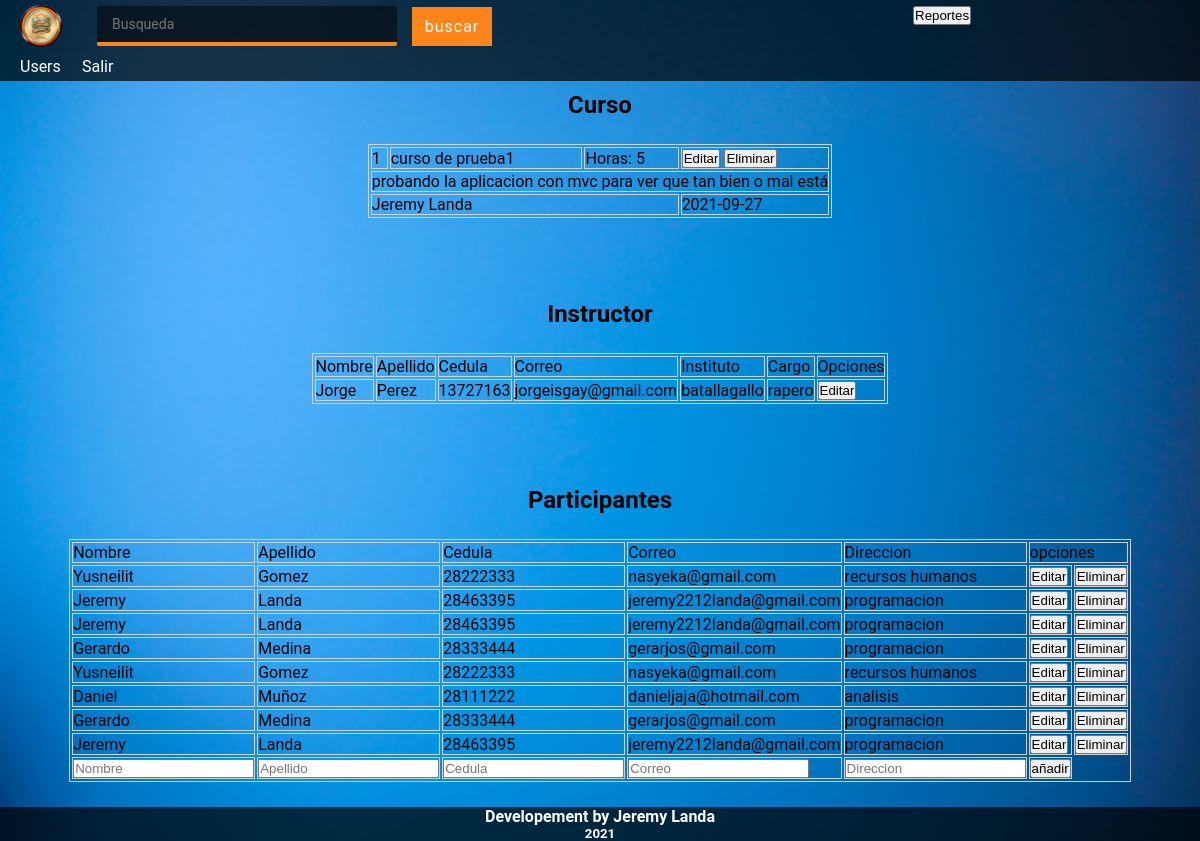
Page /?r=cursos (signed in) on the committed database.
### tables this page shows
CREATE TABLE cursos(
  curso_id INT(9) PRIMARY KEY AUTO_INCREMENT,
  curso_name VARCHAR(80) NOT NULL,
  curso_description TEXT,
  curso_contralor VARCHAR(30),
  curso_fecha DATE NOT NULL,
  curso_horas INT (3),
  FULLTEXT KEY search(curso_name, curso_contralor)
);

CREATE TABLE instructores(
  cedula int(9) PRIMARY KEY,
  nombre VARCHAR(30) NOT NULL,
  apellido VARCHAR(30),
  correo VARCHAR(30),
  instituto VARCHAR(30),
  cargo VARCHAR(30),
  FULLTEXT KEY searchi(nombre, apellido, correo, instituto)
);

CREATE TABLE curso_participante(
  cp_id INT(9) PRIMARY KEY AUTO_INCREMENT,
  cp_curso INT(9),
  cp_participante INT(9),
  FOREIGN KEY (cp_curso) REFERENCES cursos(curso_id)
    ON DELETE RESTRICT ON UPDATE CASCADE,
  FOREIGN KEY (cp_participante) REFERENCES participantes(cedula)
    ON DELETE RESTRICT ON UPDATE CASCADE
);

CREATE TABLE participantes(
  cedula INT(9) PRIMARY KEY,
  nombre VARCHAR(30) NOT NULL,
  apellido VARCHAR(30),
  correo VARCHAR(30),
  direccion VARCHAR(50),
  FULLTEXT KEY searchparticipantes(nombre, apellido, correo, direccion)
);

### controllers/ViewController.php (called while the page is built)
<?php
class ViewController {
	private static $view_path = './views/';
	public function load_view($view) {
		require_once( self::$view_path . 'header.php' );
		require_once( self::$view_path . $view . '.php' );
		require_once( self::$view_path . 'footer.php' );
	}
}

### index.php (called while the page is built, shortened)
<?php
require_once('./controllers/Autoload.php');
$route = isset($_GET['r']) ? $_GET['r'] : 'home';
$mexflix = new Router($route);

### controllers/Autoload.php (called while the page is built, shortened)
<?php
class Autoload
{
	public function __construct()
	{
		spl_autoload_register(function ($class_name){
			$models_path = './models/' . $class_name . '.php';
			$controllers_path = './controllers/' . $class_name . '.php';
		});
	}
}

### models/Model.php (called while the page is built, shortened)
<?php
abstract class Model {
	private static $db_host = 'localhost';
	private static $db_user = 'root';
	private static $db_pass = '';
	private static $db_name = 'contraloria';
	private static $db_charset = 'utf8';
	private $conn;
	protected $query;
	protected $rows = array();
	public function db_open() {
		$this->conn = new mysqli(
			self::$db_host,
			self::$db_user,
			self::$db_pass,
			self::$db_name
		);
		$this->conn->set_charset(self::$db_charset);
	}
	protected function get_query() {
		$result = $this->conn->query($this->query);
		while( $this->rows[] = $result->fetch_assoc() );
		return array_pop($this->rows);
	}
}

### models/CursosModel.php (called while the page is built, shortened)
<?php
class CursosModel extends Model {
	public function read( $cursos_id = '' ) {
		$this->query = ($cursos_id != '')
    ?"SELECT * FROM cursos WHERE curso_id = $cursos_id
		ORDER BY curso_fecha"
    :"SELECT * FROM cursos
		 ORDER BY curso_fecha DESC";
		$this->get_query();
		$data = array();
		foreach ($this->rows as $key => $value) {
			array_push($data, $value);
		}
		return $data;
	}
}
?>

### models/CI_Model.php (called while the page is built, shortened)
<?php
class CI_Model extends Model {
	public function read( $ci_id = '' ) {
		$this->query = ($ci_id != '')
    ?"SELECT c.curso_id, c.curso_name, c.curso_fecha, i.nombre, i.apellido, i.cedula, i.correo, i.instituto, i.cargo, ci.ci_id
		FROM cursos AS c
		INNER JOIN curso_instructor AS ci ON c.curso_id = ci.ci_curso
		INNER JOIN instructores as i ON ci.ci_instructor = i.cedula
    WHERE c.curso_id = $ci_id
		ORDER BY i.apellido"
    :"SELECT c.curso_id, c.curso_name, c.curso_fecha, i.nombre, i.apellido, i.cedula, i.correo, i.instituto, i.cargo, ci.ci_id
		FROM cursos AS c
		INNER JOIN curso_instructor AS ci ON c.curso_id = ci.ci_curso
		INNER JOIN instructores as i ON ci.ci_instructor = i.cedula";
		$this->get_query();
		$data = array();
		foreach ($this->rows as $key => $value) {
			array_push($data, $value);
		}
		return $data;
	}
}
?>

### models/CP_Model.php (called while the page is built, shortened)
<?php
class CP_Model extends Model {
	public function read( $cp_id = '' ) {
		$this->query = ($cp_id != '')
    ?"SELECT c.curso_id, c.curso_name, c.curso_fecha, p.nombre, p.apellido, p.cedula, p.correo, p.direccion, cp.cp_id
		FROM cursos AS c
		INNER JOIN curso_participante AS cp ON c.curso_id=cp.cp_curso
		INNER JOIN participantes as p ON cp.cp_participante=p.cedula
		WHERE c.curso_id = $cp_id
		ORDER BY p.apellido"
    :"SELECT c.curso_id, c.curso_name, c.curso_fecha, p.nombre, p.apellido, p.cedula, p.correo, p.direccion, cp.cp_id
		FROM cursos AS c
		INNER JOIN curso_participante AS cp ON c.curso_id=cp.cp_curso
		INNER JOIN participantes as p ON cp.cp_participante=p.cedula";
		$this->get_query();
		$data = array();
		foreach ($this->rows as $key => $value) {
			array_push($data, $value);
		}
		return $data;
	}
}
?>

### views/info_curso.php (the view, shortened to what this page needs)
<?php
$cursos = new CursosModel();
$cp = new CP_Model();
$ci = new CI_Model();
$cursos_datos = $cursos->read($_GET['c']);
$cp_datos = $cp->read($_GET['c']);
$ci_datos = $ci->read($_GET['c']);
  $template = '<div align="center">
  <h2>Curso</h2>
  <table class="bordez">
    <tr>
      <td>' . $cursos_datos[0]['curso_id'] . '</td>
      <td>' . $cursos_datos[0]['curso_name'] . '</td>
      <td>Horas: ' . $cursos_datos[0]['curso_horas'] . '</td>
      <td>
        <form method="post">
          <input type="hidden" name="r" value="edit_curso">
          <input type="hidden" name="c" value="' . $cursos_datos[0]['curso_id'] . '">
          <input type="submit" name="envio" value="Editar">
        </form>
        <form method="post">
          <input type="hidden" name="r" value="delete_curso">
          <input type="hidden" name="c" value="' . $cursos_datos[0]['curso_id'] . '">
          <input type="submit" name="delete" value="Eliminar">
        </form>
      </td>
    </tr>
    <tr>
      <td colspan="4">' . $cursos_datos[0]['curso_description'] . '</td>
    </tr>
    <tr>
      <td colspan="3">' . $cursos_datos[0]['curso_contralor'] . '</td>
      <td>' . $cursos_datos[0]['curso_fecha'] . '</td>
    </tr>
  </table><br><br><br>';
$template .= '<h2>Instructor</h2>
<table class="bordez">
  <tr>
    <td>Nombre</td>
    <td>Apellido</td>
    <td>Cedula</td>
    <td>Correo</td>
    <td>Instituto</td>
    <td>Cargo</td>
    <td>Opciones</td>
  </tr>';
if (empty($ci_datos)) {
  $template .= '
    <tr>
      <form method="post">
        <td><input type="text" name="nombre_i" value="" placeholder="Nombre"></td>
        <td><input type="text" name="apellido_i" value="" placeholder="apellido"></td>
        <td><input type="text" name="cedula_i" value="" placeholder="cedula"></td>
        <td><input type="text" name="correo_i" value="" placeholder="correo"></td>
        <td><input type="text" name="instituto_i" value="" placeholder="Instituto"></td>
        <td><input type="text" name="cargo_i" value="" placeholder="cargo"></td>
        <td>
          <input type="hidden" name="op" value="set_instructor">
          <input type="hidden" name="r" value="info_curso">
          <input type="hidden" name="c" value="'. $_GET['c'] .'">
          <input type="submit" name="envio_instructor" value="Enviar">
        </td>
      </form>
    </tr>
  </table>';
}else {
  $template .= '
    <tr>
      <td>'. $ci_datos[0]['nombre'] .'</td>
      <td>'. $ci_datos[0]['apellido'] .'</td>
      <td>'. $ci_datos[0]['cedula'] .'</td>
      <td>'. $ci_datos[0]['correo'] .'</td>
      <td>'. $ci_datos[0]['instituto'] .'</td>
      <td>'. $ci_datos[0]['cargo'] .'</td>
      <td>
        <form method="post">
        <input type="hidden" name="r" value="info_curso">
        <input type="hidden" name="c" value="'. $_GET['c'] .'">
        <input type="submit" name="envio_instructor" value="Editar">
        </form>
      </td>
    </tr>
  </table>';
}
$template .= '<br><br><br>
<h2>Participantes</h2>
<table class="bordez">
  <tr>
    <td>Nombre</td>
    <td>Apellido</td>
    <td>Cedula</td>
    <td>Correo</td>
    <td>Direccion</td>
    <td colspan="2">opciones</td>
  </tr>';
  foreach ($cp_datos as $key) {
    $template .= '
    <tr>
      <td>'. $key['nombre'] .'</td>
      <td>'. $key['apellido'] .'</td>
      <td>'. $key['cedula'] .'</td>
      <td>'. $key['correo'] .'</td>
      <td>'. $key['direccion'] .'</td>
      <td>
        <form method="post">
          <input type="hidden" name="c" value="'. $_GET['c'] .'">
          <input type="hidden" name="r" value="info_curso">
          <input type="hidden" name="op" value="editp">
          <input type="hidden" name="idp" value="'. $key['cedula'] .'">
          <input type="submit" name="edit_participante" value="Editar">
        </form>
      </td>
      <td>
        <form method="post">
          <input type="hidden" name="c" value="'. $_GET['c'] .'">
          <input type="hidden" name="r" value="info_curso">
          <input type="hidden" name="op" value="deletep">
          <input type="hidden" name="idp" value="'. $key['cp_id'] .'">
          <input type="submit" name="delete_participante" value="Eliminar">
        </form>
      </td>
    </tr>';
  }
  $template .= '
  <tr>
  <form method="post">
    <td><input type="text" name="nombre_p" value="" placeholder="Nombre" required></td>
    <td><input type="text" name="apellido_p" value="" placeholder="Apellido" required></td>
    <td><input type="text" name="cedula_p" value="" placeholder="Cedula" required></td>
    <td><input type="text" name="correo_p" value="" placeholder="Correo" required></td>
    <td><input type="text" name="direccion_p" value="" placeholder="Direccion" required></td>
    <td>
      <input type="hidden" name="r" value="info_curso">
      <input type="hidden" name="op" value="setp">
      <input type="hidden" name="c" value="'. $_GET['c'] .'">
      <input type="submit" name="envio_participante" value="añadir">
    </td>
  </form>
  </tr>
</table>';
  printf($template);
?>

### controllers/Router.php (shortened to what this page needs)
<?php
class Router {
	public function __construct($route) {
		if($_SESSION['ok']) {
			$this->route = isset($_GET['r']) ? $_GET['r'] : 'home';
			$controller = new ViewController();
			switch ($this->route) {
				case 'cursos':
						if ( !isset($_POST['r']) ) $controller->load_view('info_curso');
						break;
			}
		}
	}
}
?>

### views/header.php (shortened to what this page needs)
<?php
print '
<!DOCTYPE html>
<html lang="es">
<head>
	<meta name="viewport" content="width=device-width, initial-scale=1">
	<meta charset="UTF-8">
	<title>Gestion de Cursos CEBM</title>
	<meta name="description" content="Proyecto Para la gestion de cursos de parte de estudiantes de la UPTAMCA">
	<link rel="shortcut icon" type="image/png" href="./public/img/favicon.png">
</head>
<body>';
?>
<?php
  if ($_SESSION['ok']) {
    print '
    <nav>
      <a href="./">
        <div class="icon"><img src="./img/CEBM.png"></div>
      </a>
      <form class="busqueda" action="./?r=search">
        <input type="search" name="search" placeholder="Busqueda" id="separer">
        <input type="submit" name="buscar" id="separador_buscar" value="buscar">
      </form>
      <form method="post" action="./?r=report">
        <input type="submit" name="" value="Reportes">
      </form>
      <a href="./?r=users">Users</a>
      <a href="./?r=salir">Salir</a>
    </nav>
    ';
  }
?>

### views/footer.php (shortened to what this page needs)
<div class="footers">
  <h4>Developement by Jeremy Landa</h4>
  <h5>2021</h5>
</div>
</body>

### views/header.php (style rules this page uses)
.bordez { border: 1px solid #d0d0d0; }
td { border: 1px solid #d0d0d0; }
table { margin: 25px auto; }
form { display: inline-block; }
* { margin: 0; padding: 0; -webkit-box-sizing: border-box; -moz-box-sizing: border-box; box-sizing: border-box; color: white; text-decoration: none; }
a { color: #FFF; }
body { min-height: 100vh; display: grid; grid-template-rows: auto 1fr auto; background: url(./img/fd.jpg); background-size: cover; background-attachment: fixed; font-family: Roboto; }
nav { background-color:rgba(0,0,0,.7); margin:0px; margin-bottom:10px; padding:5px 20px; display:grid; grid-template-columns: 52px repeat(4, 1fr); grid-gap: 10px; }
.icon { display: flex; align-items: center; height: 42px; width: 42px; }
.icon img { width: 100%; height: 100%; }
.busqueda { display: flex; align-items: center; grid-column: 2 / 5; }
.busqueda input[type="search"] { outline: none; display: block; width: 300px; padding: 10px 15px; margin: 0 0 20px 0; background: rgba(0,0,0,.5); color: #fff; border: none; border-radius: 2px; border-bottom: 4px solid #ff851b; box-sizing: border-box; font-family: Roboto; font-size: 14px; font-weight:normal; transition: all .5s ease; }
#separer { margin: 0px 15px; }
#separador_buscar { background: #FF851B; color: #FFF; width: 80px; border: none; padding: 10px 0; font-size: 16px; font-weight: normal; font-family: Roboto; letter-spacing: 1px; cursor: pointer; transition: all .5s ease; }
* { color: black; }

### views/footer.php (style rules this page uses)
.footers { text-align: center; margin-top: 15px; background-color: rgba(0,0,0,.7); }
.footers h4, .footers h5 { color: rgb(255,255,255); }

### rows in the picture
cursos: curso_id "1", curso_name "curso de prueba1", curso_horas "5", curso_description "probando la aplicacion con mvc para ver que tan bien o mal está", curso_contralor "Jeremy Landa", curso_fecha "2021-09-27"
instructores: nombre "Jorge", apellido "Perez", cedula "13727163", correo "jorgeisgay@gmail.com", instituto "batallagallo", cargo "rapero"
curso_participante: cp_participante.nombre "Yusneilit", cp_participante.apellido "Gomez", cp_participante.cedula "28222333", cp_participante.correo "nasyeka@gmail.com", cp_participante.direccion "recursos humanos"
curso_participante: cp_participante.nombre "Jeremy", cp_participante.apellido "Landa", cp_participante.cedula "28463395", cp_participante.correo "jeremy2212landa@gmail.com", cp_participante.direccion "programacion"
curso_participante: cp_participante.nombre "Jeremy", cp_participante.apellido "Landa", cp_participante.cedula "28463395", cp_participante.correo "jeremy2212landa@gmail.com", cp_participante.direccion "programacion"
curso_participante: cp_participante.nombre "Gerardo", cp_participante.apellido "Medina", cp_participante.cedula "28333444", cp_participante.correo "gerarjos@gmail.com", cp_participante.direccion "programacion"
curso_participante: cp_participante.nombre "Yusneilit", cp_participante.apellido "Gomez", cp_participante.cedula "28222333", cp_participante.correo "nasyeka@gmail.com", cp_participante.direccion "recursos humanos"
curso_participante: cp_participante.nombre "Daniel", cp_participante.apellido "Muñoz", cp_participante.cedula "28111222", cp_participante.correo "danieljaja@hotmail.com", cp_participante.direccion "analisis"
curso_participante: cp_participante.nombre "Gerardo", cp_participante.apellido "Medina", cp_participante.cedula "28333444", cp_participante.correo "gerarjos@gmail.com", cp_participante.direccion "programacion"
curso_participante: cp_participante.nombre "Jeremy", cp_participante.apellido "Landa", cp_participante.cedula "28463395", cp_participante.correo "jeremy2212landa@gmail.com", cp_participante.direccion "programacion"
